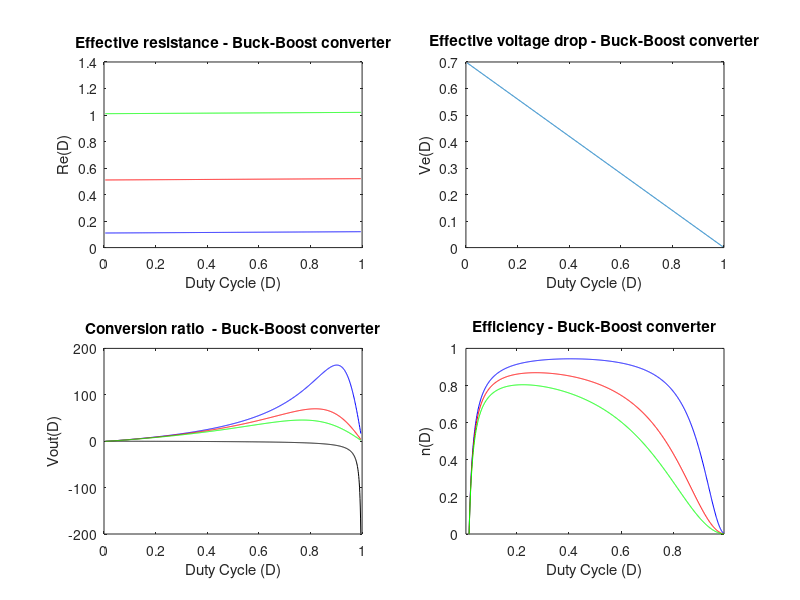

Here is the MATLAB script that generated this plot:
% ------------------------------------------------------------------------------
% Copyright (C) 2020 Jaime M. Villegas I. <jaime7592@gmail.com>
% ------------------------------------------------------------------------------
% Filename      : Buck_Boost.m
% Description   : DC analysis of non-ideal Buck-Boost Converter
% Version       : 01.00
% Revision      : 00
% Last modified : 06/27/2020
% References    : R.W. Erickson, D. Maksimovic. "Fundamentals of Power
%                 Electronics". 2nd ed. (2004)
% ------------------------------------------------------------------------------
clear
clc

% Converter parameters

Vg = -40;        % Input voltage
V = 100;         % Output voltage
Iout = 10;       % Output current
Rload = V/Iout;  % Load resistance

Dmin = 0.005;
Dmax = 0.995;
D = Dmin:0.001:Dmax;   % Converter duty cycle

% Diode
Rd = 10e-3;  % Diode on-state resistance
Vd = 0.7;    % Diode forward voltage

% Transistor
Rt = 20e-3;  % Transistor on-state resistance

% Inductor
K_RL = [0.01 0.05 0.1];   % Load resistance to inductor resistance ratio
RL = K_RL*Rload;          % Inductor resistance

% Effective losses
for i = 1:3 Re(i,:) = D*Rt + (1-D)*Rd + RL(i);end
Ve = (1-D)*Vd;

% Conversion ratio
M_BBs_ideal = -D./(1-D);
M_BBs_real = -Rload*(1-D).*(Vg*D + Ve)./(Rload*(1-D).^2 + Re);

% Efficiency
Eff_BBs = Rload*(1 + Ve./(D*Vg))./(Rload + Re./(1-D).^2);

figure(1)
subplot(2,2,1)
plot(D, Re(1,:), 'b', D, Re(2,:), 'r', D, Re(3,:), 'g')
xlabel("Duty Cycle (D)")
ylabel("Re(D)")
title("Effective resistance - Buck-Boost converter")

subplot(2,2,2)
plot(D, Ve)
xlabel("Duty Cycle (D)")
ylabel("Ve(D)")
title("Effective voltage drop - Buck-Boost converter")

subplot(2,2,3)
plot(D, M_BBs_ideal, 'k', D, M_BBs_real(1,:), 'b', D, M_BBs_real(2,:), 'r', D, M_BBs_real(3,:), 'g')
xlabel("Duty Cycle (D)")
ylabel("Vout(D)")
title("Conversion ratio  - Buck-Boost converter")

subplot(2,2,4)
plot(D, Eff_BBs(1,:), 'b', D, Eff_BBs(2,:), 'r', D, Eff_BBs(3,:), 'g')
axis([Dmin Dmax 0 1])
xlabel("Duty Cycle (D)")
ylabel("n(D)")
title("Efficiency - Buck-Boost converter")